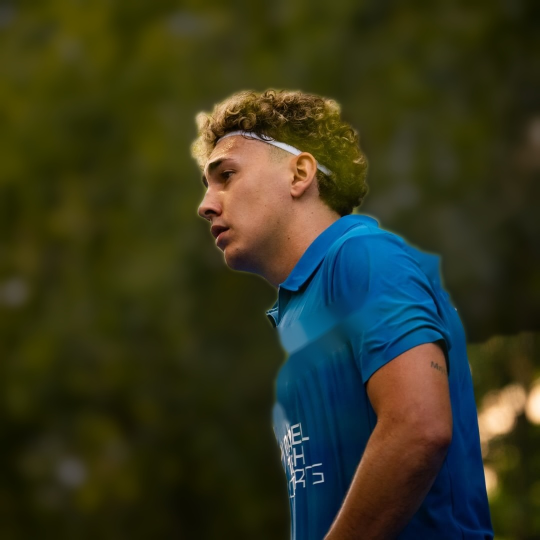
#> input picture events/2026-poort-padel-goenaga-collado/build/collado-profile-clean.jpg, 1080 x 1080 px (shown at 1/2 size)
$ python build_duotone.py
#> lines starting #> are read from the running program, lines starting #| are printed output that depends on the picture; after the words box and inside, x2 and y2 are one past the last pixel; in counts of white or black regions, pixels touching at a corner belong together
"""Maakt de duotone-foto's voor de poster: grijswaarden -> donkergroen (schaduw) -> Poort Padel-groen -> lime (hoge lichten).
Gebruik: python3 build_duotone.py  (schrijft naar build/)"""
from PIL import Image, ImageOps, ImageEnhance
import numpy as np

STOPS = [(0.0, (8, 22, 19)), (0.45, (53, 91, 82)), (0.8, (150, 190, 140)), (1.0, (205, 253, 80))]
# voor huid en haar: zelfde schaduwen, maar de hoge lichten lopen naar een warm, neutraal licht in plaats van lime
STOPS_SKIN = [(0.0, (8, 22, 19)), (0.45, (60, 88, 80)), (0.8, (175, 178, 160)), (1.0, (238, 232, 218))]


def _map(a, stops):
    out = np.zeros(a.shape + (3,), np.float32)
    for (p0, c0), (p1, c1) in zip(stops[:-1], stops[1:]):
        m = (a >= p0) & (a <= p1)
        t = ((a - p0) / (p1 - p0))[m][:, None]
        out[m] = np.array(c0) * (1 - t) + np.array(c1) * t
    return out


def duotone(im, dst, stops=STOPS, mask=None):
    """mask (L-beeld, wit = persoon): daar STOPS_SKIN, elders `stops`; de rand wordt zacht overgeblend."""
    g = ImageOps.autocontrast(ImageOps.grayscale(im.convert('RGB')), cutoff=1)
    g = ImageEnhance.Contrast(g).enhance(1.15)
    a = np.asarray(g).astype(np.float32) / 255.0
    out = _map(a, stops)
    if mask is not None:
        from PIL import ImageFilter
        w = np.asarray(mask.convert('L').filter(ImageFilter.GaussianBlur(3))).astype(np.float32)[:, :, None] / 255.0
        out = _map(a, STOPS_SKIN) * w + out * (1 - w)
    Image.fromarray(out.astype(np.uint8)).save(dst, quality=94)


if __name__ == '__main__':
    duotone(Image.open('build/collado-profile-clean.jpg'), 'build/collado-profile-duotone.jpg',
            mask=Image.open('build/collado-mask.png'))  # flare weg + persoon zonder lime, zie build_clean_collado.py
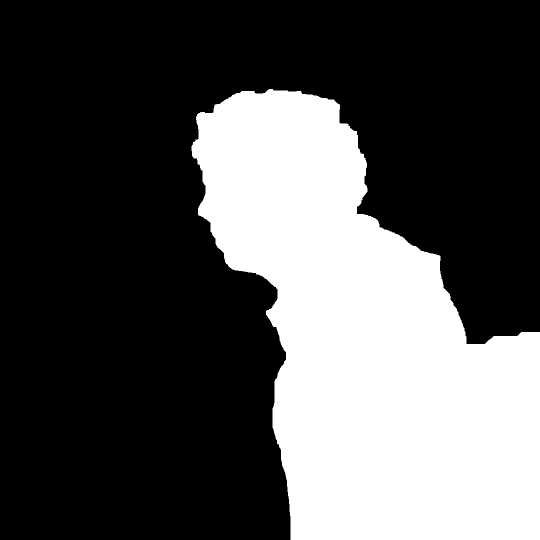
#> input picture events/2026-poort-padel-goenaga-collado/build/collado-mask.png, 1080 x 1080 px (shown at 1/2 size)
#> the loop in _map, `for (p0, c0), (p1, c1) in zip(stops[:-1], stops[1:]):` made 3 passes
#> (p0, c0, p1, c1) on passes 1 to 3: (0, (8, 22, 19), 0.45, (53, 91, 82)), (0.45, (53, 91, 82), 0.8, (150, 190, 140)), (0.8, (150, 190, 140), 1, (205, 253, 80))
    duotone(Image.open('assets/goenaga-profile.jpg'), 'build/goenaga-duotone.jpg')
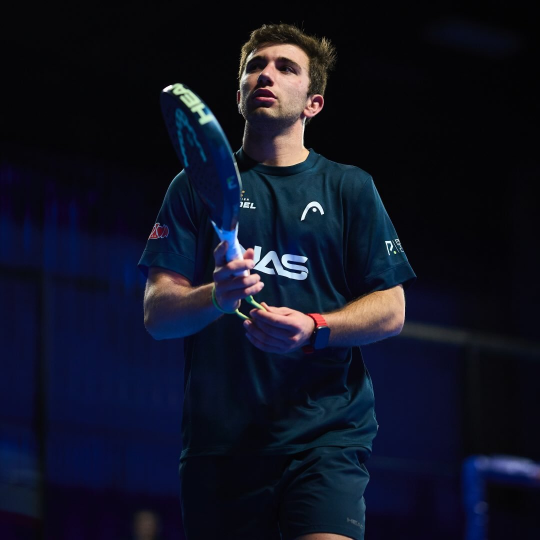
#> input picture events/2026-poort-padel-goenaga-collado/assets/goenaga-profile.jpg, 1080 x 1080 px (shown at 1/2 size)
#> call 2 of duotone, with dst = 'build/goenaga-duotone.jpg'
#> in duotone (call 2), `g = ImageOps.autocontrast(ImageOps.grayscale(im.convert('RGB')), cutof..`:
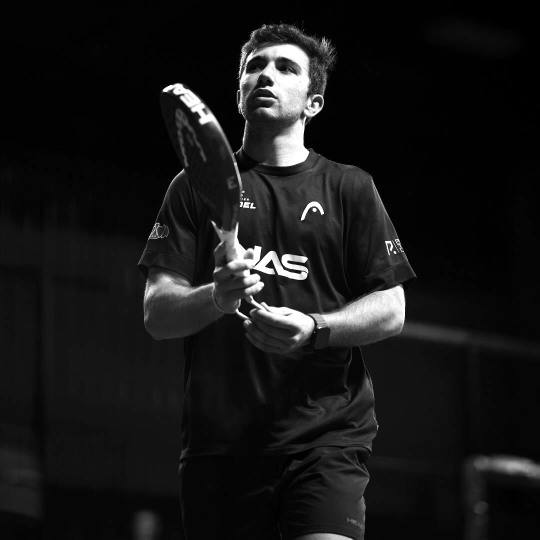
#> g: PIL image 1080x1080 L (shown at 1/2 size); min 0, max 255, mean 23.1
    duotone(Image.open('assets/collado-post-06.jpg').crop((0, 0, 1170, 1150)), 'build/collado-duotone.jpg')
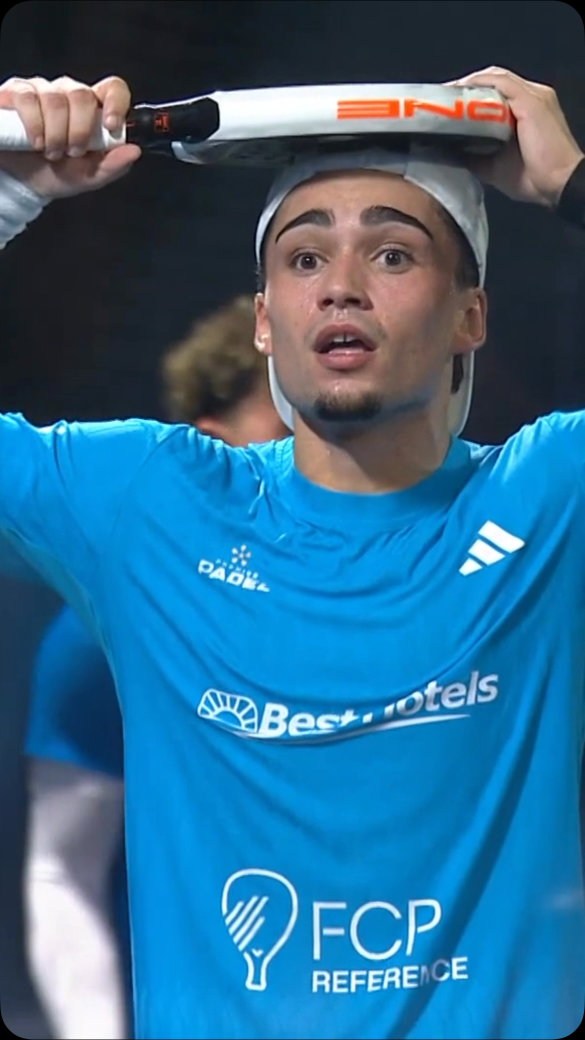
#> input picture events/2026-poort-padel-goenaga-collado/assets/collado-post-06.jpg, 1170 x 2080 px (shown at 1/2 size)
#> call 3 of duotone, with dst = 'build/collado-duotone.jpg'
#> in duotone (call 3), `g = ImageOps.autocontrast(ImageOps.grayscale(im.convert('RGB')), cutof..`:
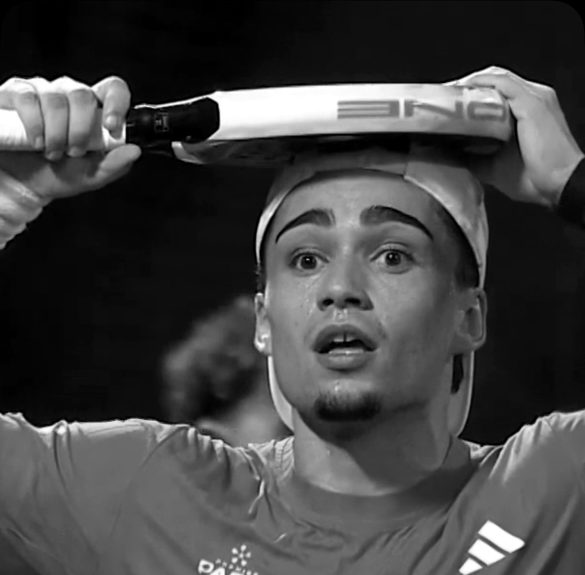
#> g: PIL image 1170x1150 L (shown at 1/2 size); min 0, max 255, mean 67.2
#> the loop in _map (call 4), `for (p0, c0), (p1, c1) in zip(stops[:-1], stops[1:]):` made 3 passes
#> pass 1, in _map (call 4), `m = (a >= p0) & (a <= p1)`:
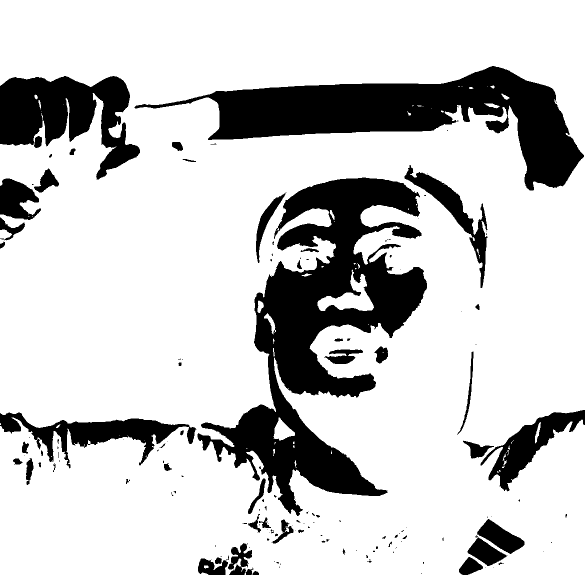
#> m: shape (1150, 1170) bool (shown at 1/2 size); 79.5% white; 164 black regions (104 under 20 px), largest, box (x1, y1, x2, y2) and area: (395, 355, 854, 1032) 110523, (269, 132, 1168, 381) 76695, (0, 152, 280, 359) 30521
#> after the loop in _map (call 4), `for (p0, c0), (p1, c1) in zip(stops[:-1], stops[1:]):`:
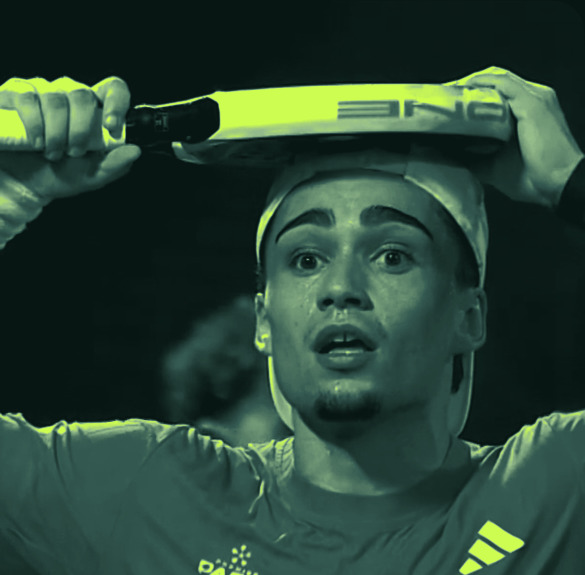
#> out: shape (1150, 1170, 3) float32 (shown at 1/2 size); mean of channels 0, 1, 2 42.4, 68.7, 54; drawn as R, G, B
